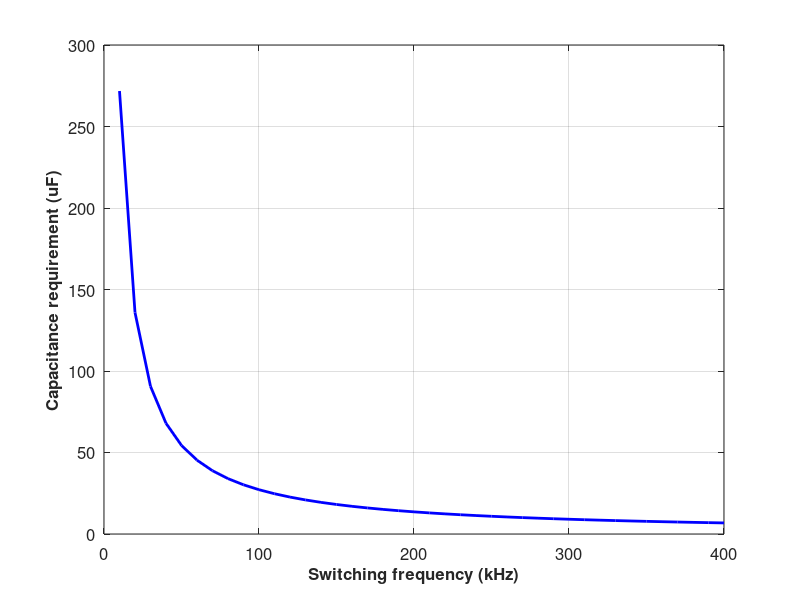
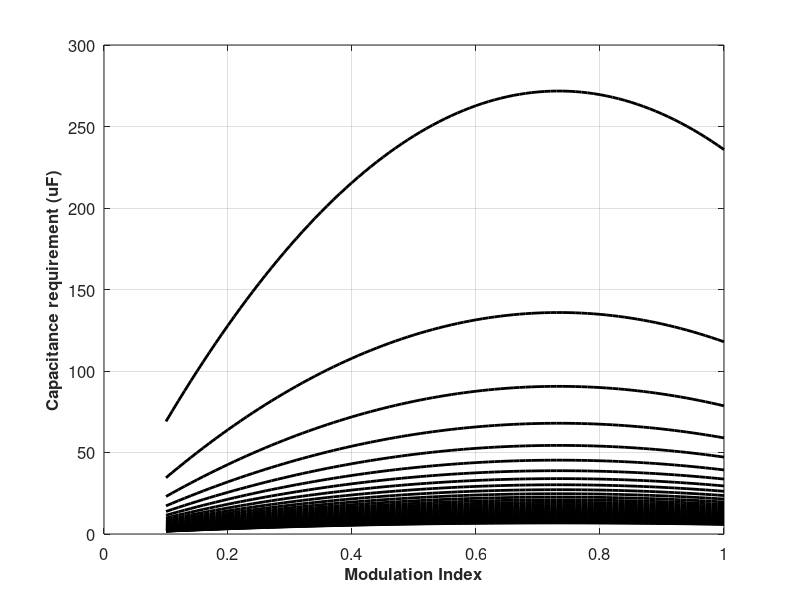
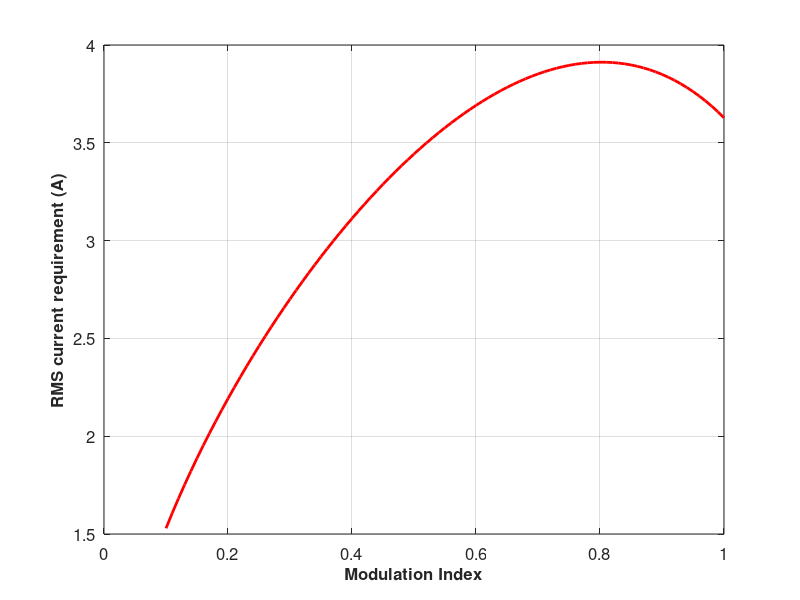

MATLAB code for these plots, in order: (Note: this script raises an error after producing the figures.)
%% Capacitor Analytical RMS Current
M = 1;
cosphi = 0.9;
module = 1;
phase_dif = 0; % degrees
Vdc = 400; % Volts
Pout1 = 2e3; % W
Sout1 = Pout1/(cosphi); % VA
Vll_rms = Vdc*0.612*M; % Volts
Iline = Sout1/(Vll_rms*sqrt(3)); % Amps
efficiency = 0.99;
%(0.275)
Icrms = module*Iline*sqrt(2*M*(sqrt(3)/(4*pi) + cosphi^2*(sqrt(3)/pi-9*M/16)));
Idc = module*(3/(2*sqrt(2)))*M*Iline*cosphi/efficiency;
Icrms_perc = 100*Icrms/Idc;

% Capacitor Analytical voltage Ripple
fsw = 1e3; % Hz
Cdc = 50e-6; % F
Iapeak = Iline*sqrt(2);
Icharge_pos = Idc;
Icharge_neg = Iapeak - Idc;
volt_ripple1 = M*Icharge_neg/(Cdc*fsw);
volt_ripple2 = 0.3*Icharge_pos*M/(Cdc*fsw);
volt_ripple = max(volt_ripple1,volt_ripple2);
volt_ripple_perc = volt_ripple/Vdc*100;


%%
% 0.612 = sqrt(3/2)/2


%% Capacitor Selection
% Aluminium Electolytic

% Capacitance
% Rated voltage
% Iac_r (T,f)
% ESR (T,f)
% ESL
% Lifetime (T,Iac_r)
% Volume = D*L
% Rth_ca
% Weight


%% MAIN ALGORITHM
freq1 = 10e3:10e3:400e3;
numfreq = numel(freq1);
M = 0.1:0.01:1;
numM = numel(M);
Icrms = zeros(numfreq,numM);
Cap = zeros(numfreq,numM);
Cap_max = zeros(1,numfreq);
Icrms_max = zeros(1,numfreq);
for k = 1:numfreq
    % Inputs
    cosphi = 0.9;
    Vdc = 400; % V
    module = 4;
    phase_dif = 90; % degrees
    efficiency = 0.99; % THIS VALUE WILL DEPEND ON FREQUENCY !!!
    Tambient = 40; % C
    
    % Operational parameters
    Pout1 = M*2e3; % W
    Sout1 = Pout1/(cosphi); % VA
    Vll_rms = Vdc*0.612*M; % V
    Iarms = Sout1./(Vll_rms*sqrt(3)); % A
    Iapeak = Iarms*sqrt(2); % A
    
    % Select switching frequency
    fsw = k*10e3; % Hz
    
    % Constraints
    perc_ripple_c = 1; % percent
    volt_ripple_c = perc_ripple_c*0.01*Vdc; % V
    temp_max = 45; % C
    power_density_min = 10; % W/cm^3
    height_max = 40; % mm
    weight_max = 30; % g
    
    % Block 1 - RMS current
    interleaving_factor = 0.132*M+0.209;
    Icrms(k,:) = interleaving_factor*module.*Iarms.*sqrt(2*M.*(sqrt(3)/(4*pi) + cosphi^2*(sqrt(3)/pi-9*M/16)));
    Idc = module*(3/(2*sqrt(2))).*M.*Iarms*cosphi/efficiency;
    %Icrms_perc = 100*Icrms./Idc; % USE LATER
    
    % Block 2 - Required capacitance
    Icharge_pos = Idc;
    Icharge_neg = Iapeak*module - Idc;
    Cap(k,:) = Icharge_neg.*M/(volt_ripple_c*fsw); % F
    % volt_ripple1 = M*Icharge_neg/(Cdc*fsw);
    % volt_ripple2 = 0.3*Icharge_pos*M/(Cdc*fsw);
    % volt_ripple_c = max(volt_ripple1,volt_ripple2);
    % volt_ripple_perc = volt_ripple/Vdc*100;
    Cap_max(k) = max(Cap(k,:));
    Icrms_max(k) = max(Icrms(k,:));
end


%%
figure;
plot(freq1/1e3,Cap_max*1e6,'b -','Linewidth',2);
grid on;
set(gca,'FontSize',12);
xlabel('Switching frequency (kHz)','FontSize',12,'FontWeight','Bold')
ylabel('Capacitance requirement (uF)','FontSize',12,'FontWeight','Bold')

figure;
for k = 1:numel(freq1)
    plot(M,Cap(k,:)*1e6,'k -','Linewidth',2);
    hold on;
end
hold off;
grid on;
set(gca,'FontSize',12);
xlabel('Modulation Index','FontSize',12,'FontWeight','Bold')
ylabel('Capacitance requirement (uF)','FontSize',12,'FontWeight','Bold')

figure;
plot(M,Icrms(1,:),'r -','Linewidth',2);
grid on;
set(gca,'FontSize',12);
xlabel('Modulation Index','FontSize',12,'FontWeight','Bold')
ylabel('RMS current requirement (A)','FontSize',12,'FontWeight','Bold')


%% CAPACITOR SELECTION
required_capacitance = Cap_max(1)*1e6; % uF
required_rmscurrent = Icrms_max(1); % A
parallel_450 = zeros(1,numel(cap_select));
parallel_300 = zeros(1,numel(cap_select));
available_450 = ones(4,numel(cap_select));
available_300 = ones(4,numel(cap_select));
rms_current_450 = zeros(1,numel(cap_select));
rms_current_300 = zeros(1,numel(cap_select));
for m = 1:numel(cap_select)
    parallel_450(1,m) = ceil(required_capacitance/fpc_450v(m,1));
    rms_current_450(1,m) = parallel_450(1,m)*fpc_450v(m,5);
    parallel_300(1,m) = ceil(required_capacitance/(fpc_300v(m,1)/2));
    rms_current_300(1,m) = parallel_450(1,m)*fpc_300v(m,5)';
    if rms_current_450(1,m) < required_rmscurrent
        available_450(1,m) = 0;
    end
    if rms_current_300(1,m) < required_rmscurrent
        available_300(1,m) = 0;
    end
end
height_450 = fpc_450v(:,3); % mm
width_450 = fpc_450v(:,2); % mm
length_450 = fpc_450v(:,4); % mm
volume_450 = 1e-3*length_450.*width_450.*height_450.*parallel_450(1,:)'; % cm^3
power_density_450 = 2000./volume_450; % W/cm^3
height_300 = fpc_300v(:,3); % mm
width_300 = fpc_300v(:,2); % mm
length_300 = fpc_300v(:,4); % mm
volume_300 = 2*1e-3*length_300.*width_300.*height_300.*parallel_300(1,:)'; % cm^3
power_density_300 = 2000./volume_300; % W/cm^3
for m = 1:numel(cap_select)
    if power_density_450(m) < power_density_min
        available_450(2,m) = 0;
    end
    if power_density_300(m) < power_density_min
        available_300(2,m) = 0;
    end
    if height_450(m) > height_max
        available_450(3,m) = 0;
    end
    if height_300(m) > height_max
        available_300(3,m) = 0;
    end
end
% There is no dependency for ESR on frequency after 10 kHz.
% There is no dependency for Iacrms on frequency after 10 kHz
% There is no dependency for Iacrms on temperature before 70C ambient
% temperature
ESR_450 = fpc_450v(:,6)*1e-3./parallel_450(1,:)'; % Ohm
ESR_300 = 2*fpc_300v(:,6)*1e-3./parallel_300(1,:)'; % Ohm
thermal_res_300 = fpc_300v(:,11); % mW/C
thermal_res_450 = fpc_450v(:,11); % mW/C
lead_space_300 = fpc_300v(:,12); % mW/C
lead_space_450 = fpc_450v(:,12); % mW/C
Ploss_450 = required_rmscurrent^2.*ESR_450; % W
Tcore_450 = thermal_res_450.*Ploss_450./parallel_450'+Tambient; % C
Ploss_300 = required_rmscurrent^2.*ESR_300; % W
Tcore_300 = thermal_res_300.*Ploss_300./(2*parallel_300')+Tambient; % C
for m = 1:numel(cap_select)
    if Tcore_450(m) > temp_max
        available_450(4,m) = 0;
    end
    if Tcore_300(m) > temp_max
        available_300(4,m) = 0;
    end
end


%%
% Algorithm Results

% Power density
num = numel(cap_select);
power_density_limit = power_density_min*ones(1,num);
fig = figure;
plot(cap_select,power_density_450,'ro-','Linewidth',1.5);
hold on;
plot(cap_select,power_density_300,'bo-','Linewidth',1.5);
hold on;
plot(cap_select,power_density_limit,'ko-','Linewidth',1.5);
hold off;
grid on;
set(gca,'FontSize',12);
xlabel('Capacitor No','FontSize',12,'FontWeight','Bold')
ylabel('Power Density (W/cm^3)','FontSize',12,'FontWeight','Bold')
legend('450V series','300V series','Limit')
print(fig,'powerdensity','-dpng')

% Temperature
temperature_limit = temp_max*ones(1,num);
fig = figure;
plot(cap_select,Tcore_450,'bo-','Linewidth',1.5);
hold on;
plot(cap_select,Tcore_300,'ro-','Linewidth',1.5);
hold on;
plot(cap_select,temperature_limit,'ko-','Linewidth',1.5);
hold off;
grid on;
set(gca,'FontSize',12);
xlabel('Capacitor No','FontSize',12,'FontWeight','Bold')
ylabel('Temperature (C)','FontSize',12,'FontWeight','Bold')
legend('450V series','300V series','Limit')
print(fig,'temperature','-dpng')

% Height
height_limit = height_max*ones(1,num);
fig = figure;
plot(cap_select,height_450,'bo-','Linewidth',1.5);
hold on;
plot(cap_select,height_300,'ro-','Linewidth',1.5);
hold on;
plot(cap_select,height_limit,'ko-','Linewidth',1.5);
hold off;
grid on;
set(gca,'FontSize',12);
xlabel('Capacitor No','FontSize',12,'FontWeight','Bold')
ylabel('Height (mm)','FontSize',12,'FontWeight','Bold')
legend('450V series','300V series','Limit')
print(fig,'height','-dpng')


%%
% COST
%cost_300 = 2*parallel_350'.*fpc_300v(:,1)*2/3;
cost_450 = parallel_450'.*fpc_450v(:,1)*2/3;

c = zeros(1,numel(fpc_300v(:,1)));
for k = 1:N+1
    c = c+P(k)*fpc_300v(:,1)'.^(N-k+1);
end

%fig = figure;
% plot(cap_select,cost_450,'bo-','Linewidth',1.5);
% hold on;
plot(cap_select,c,'ro-','Linewidth',1.5);
hold off;
grid on;
set(gca,'FontSize',12);
xlabel('Capacitor No','FontSize',12,'FontWeight','Bold')
ylabel('Cost (Euro)','FontSize',12,'FontWeight','Bold')
% legend('450V series','300V series','Limit')
% print(fig,'costeuro','-dpng')
xlim([1,25]);
%cost_300 = 2*parallel_350'.*c';


%%
% Give weights to the constraints and check overall performance

% Overall performance - 1
weight_pd = 0.3;
weight_h = 0.2;
weight_t = 0.2;
weight_c = 0.3;
overall_300 = weight_pd*power_density_300/10 + weight_h./(height_300/40) + weight_t./(Tcore_300/45) + weight_c./(cost_300/75);
overall_450 = weight_pd*power_density_450/10 + weight_h./(height_450/40) + weight_t./(Tcore_450/45) + weight_c./(cost_300/75);
fig = figure;
plot(cap_select,overall_450,'bo-','Linewidth',1.5);
hold on;
plot(cap_select,overall_300,'ro-','Linewidth',1.5);
hold off;
grid on;
set(gca,'FontSize',12);
xlabel('Capacitor No','FontSize',12,'FontWeight','Bold')
ylabel('Overall performance (pd=0.3,h=0.2,t=0.2,c=0.3)','FontSize',12,'FontWeight','Bold')
legend('450V series','300V series')
print(fig,'overall-1','-dpng')

% Overall performance - 2
weight_pd = 0.4;
weight_h = 0.2;
weight_t = 0.2;
weight_c = 0.2;
overall_300 = weight_pd*power_density_300/10 + weight_h./(height_300/40) + weight_t./(Tcore_300/45) + weight_c./(cost_300/75);
overall_450 = weight_pd*power_density_450/10 + weight_h./(height_450/40) + weight_t./(Tcore_450/45) + weight_c./(cost_300/75);
fig = figure;
plot(cap_select,overall_450,'bo-','Linewidth',1.5);
hold on;
plot(cap_select,overall_300,'ro-','Linewidth',1.5);
hold off;
grid on;
set(gca,'FontSize',12);
xlabel('Capacitor No','FontSize',12,'FontWeight','Bold')
ylabel('Overall performance (pd=0.4,h=0.2,t=0.2,c=0.2)','FontSize',12,'FontWeight','Bold')
legend('450V series','300V series')
print(fig,'overall-2','-dpng')

% Overall performance - 3
weight_pd = 0.2;
weight_h = 0.2;
weight_t = 0.2;
weight_c = 0.4;
overall_300 = weight_pd*power_density_300/10 + weight_h./(height_300/40) + weight_t./(Tcore_300/45) + weight_c./(cost_300/75);
overall_450 = weight_pd*power_density_450/10 + weight_h./(height_450/40) + weight_t./(Tcore_450/45) + weight_c./(cost_300/75);
fig = figure;
plot(cap_select,overall_450,'bo-','Linewidth',1.5);
hold on;
plot(cap_select,overall_300,'ro-','Linewidth',1.5);
hold off;
grid on;
set(gca,'FontSize',12);
xlabel('Capacitor No','FontSize',12,'FontWeight','Bold')
ylabel('Overall performance (pd=0.2,h=0.2,t=0.2,c=0.4)','FontSize',12,'FontWeight','Bold')
legend('450V series','300V series')
print(fig,'overall-3','-dpng')

% Overall performance - 4
weight_pd = 0.2;
weight_h = 0.3;
weight_t = 0.3;
weight_c = 0.2;
overall_300 = weight_pd*power_density_300/10 + weight_h./(height_300/40) + weight_t./(Tcore_300/45) + weight_c./(cost_300/75);
overall_450 = weight_pd*power_density_450/10 + weight_h./(height_450/40) + weight_t./(Tcore_450/45) + weight_c./(cost_300/75);
fig = figure;
plot(cap_select,overall_450,'bo-','Linewidth',1.5);
hold on;
plot(cap_select,overall_300,'ro-','Linewidth',1.5);
hold off;
grid on;
set(gca,'FontSize',12);
xlabel('Capacitor No','FontSize',12,'FontWeight','Bold')
ylabel('Overall performance (pd=0.2,h=0.3,t=0.3,c=0.2)','FontSize',12,'FontWeight','Bold')
legend('450V series','300V series')
print(fig,'overall-4','-dpng')



%% BELOW ARE OBSOLETE, WILL BE CHECKED LATER

%%
% Datasheet parameters (electrolytic)
% http://www.farnell.com/datasheets/1792285.pdf
Capacitance = 220e-6; % F
Diameter = 25; % mm
Length = 45; % mm
ESR_100_20 = 0.4; % Ohm
Iacmax_100_60 = 3.02; % A
Iacmax_100_85 = 2.32; % A
Rth = 20.19; % C/W
ESR_20 = ESR_100_20*0.7; % Ohm
ESR_80 = ESR_100_20*0.4; % Ohm
Iacmax_60 = Iacmax_100_60*1.37; % A
Iacmax_85 = Iacmax_100_85*1.37; % A
weight = 25; % g

Okey = zeros(1,5);

if Capacitance > Cap
    Okey(1) = 1;
end

Tcore = (Tambient+Icrms^2*Rth*0.32)/(1+Icrms^2*Rth*0.002); % C
ESR = 0.32-0.002*Tcore; % Ohm
Ploss = Icrms^2*ESR; % W
Iac_max = 4.7 - 0.028*Tcore; % A

if Iac_max > Icrms
    Okey(2) = 1;
end

if temp_max > Tcore
    Okey(3) = 1;
end

if height_max > Length
    Okey(4) = 1;
end

volume = pi*(Diameter/2)^2*Length*1e-3; % cm^3
power_density = Pout/volume; % W/cm^3

if power_density > power_density_min
    Okey(5) = 1;
end


%%
% Datasheet parameters (film)
% http://www.farnell.com/datasheets/1794158.pdf
series = 2;
parallel = 6;
Capacitance1 = 60e-6; % F
Capacitance = Capacitance1*(parallel/series); % F

%%
Width = 35; % mm
Length = 45; % mm
ESR_100_20 = 0.4; % Ohm
Iacmax_100_60 = 3.02; % A
Iacmax_100_85 = 2.32; % A
Rth = 20.19; % C/W
ESR_20 = ESR_100_20*0.7; % Ohm
ESR_80 = ESR_100_20*0.4; % Ohm
Iacmax_60 = Iacmax_100_60*1.37; % A
Iacmax_85 = Iacmax_100_85*1.37; % A
weight = 25; % g

Okey = zeros(1,5);

if Capacitance > Cap
    Okey(1) = 1;
end

Tcore = (Tambient+Icrms^2*Rth*0.32)/(1+Icrms^2*Rth*0.002); % C
ESR = 0.32-0.002*Tcore; % Ohm
Ploss = Icrms^2*ESR; % W
Iac_max = 4.7 - 0.028*Tcore; % A

if Iac_max > Icrms
    Okey(2) = 1;
end

if temp_max > Tcore
    Okey(3) = 1;
end

if height_max > Length
    Okey(4) = 1;
end

volume = pi*(Diameter/2)^2*Length*1e-3; % cm^3
power_density = Pout/volume; % W/cm^3

if power_density > power_density_min
    Okey(5) = 1;
end


%%
% Frequency factor of permissible ripple current Iac
freq1 = [50,60,70,80,90,100,200,300,400,500,600,700,800,900,1000,2000];
Iac_factor = [0.88,0.91,0.94,0.96,0.98,1,1.12,1.19,1.24,1.27,1.3,1.315,1.325,1.34,1.35,1.37];

num = numel(freq1);
N = 4;
P = polyfit(freq1,Iac_factor,N);
Iac_factor2 = zeros(1,num);

for k = 1:N+1
    Iac_factor2 = Iac_factor2+P(k)*freq1.^(N-k+1);
end

figure;
plot(freq1,Iac_factor,'ro-','Linewidth',1.5);
hold on;
plot(freq1,Iac_factor2,'bo-','Linewidth',1.5);
hold off;
grid on;
set(gca,'FontSize',12);
xlabel('Frequency','FontSize',12,'FontWeight','Bold')
ylabel('Iac factor','FontSize',12,'FontWeight','Bold')

%%
Iacc = 0;
frequency = 10:10:2000;
for k = 1:N+1
    Iacc = Iacc+P(k)*frequency.^(N-k+1);
end
figure;
plot(frequency,Iacc,'r -','Linewidth',1.5);
grid on;
set(gca,'FontSize',12);
xlabel('Frequency','FontSize',12,'FontWeight','Bold')
ylabel('Iac factor','FontSize',12,'FontWeight','Bold')

%%
% Frequency characteristics of ESR
freq11 = linspace(10,100,10);
freq22 = linspace(200,1000,9);
freq2 = zeros(1,19);
freq2(1:10) = freq11;
freq2(11:19) = freq22;
RMS_factor_20 = [1.7,1.6,1.5,1.46,1.3,1.23,1.17,1.08,1.03,1,0.85,0.78,0.76,0.75,0.74,0.73,0.72,0.71,0.7];

num = numel(freq2);
N = 7;
P = polyfit(freq2,RMS_factor_20,N);
RMS_factor2_20 = zeros(1,num);

for k = 1:N+1
    RMS_factor2_20 = RMS_factor2_20+P(k)*freq2.^(N-k+1);
end

figure;
plot(freq2,RMS_factor_20,'ro-','Linewidth',1.5);
hold on;
plot(freq2,RMS_factor2_20,'bo-','Linewidth',1.5);
hold off;
grid on;
set(gca,'FontSize',12);
xlabel('Frequency','FontSize',12,'FontWeight','Bold')
ylabel('RMS factor','FontSize',12,'FontWeight','Bold')

